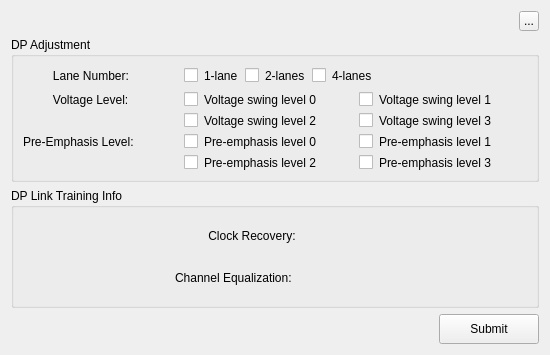
<?xml version="1.0" encoding="UTF-8"?>
<ui version="4.0">
 <class>DP_Adjustment</class>
 <widget class="QDialog" name="DP_Adjustment">
  <property name="geometry">
   <rect>
    <x>0</x>
    <y>0</y>
    <width>550</width>
    <height>355</height>
   </rect>
  </property>
  <property name="windowTitle">
   <string>Dialog</string>
  </property>
  <property name="styleSheet">
   <string notr="true">border-color: rgb(136, 138, 133);</string>
  </property>
  <layout class="QGridLayout" name="gridLayout_3">
   <item row="0" column="0">
    <layout class="QHBoxLayout" name="horizontalLayout_7">
     <item>
      <widget class="QLabel" name="Prompt_Label">
       <property name="minimumSize">
        <size>
         <width>300</width>
         <height>0</height>
        </size>
       </property>
       <property name="text">
        <string/>
       </property>
      </widget>
     </item>
     <item>
      <spacer name="horizontalSpacer">
       <property name="orientation">
        <enum>Qt::Horizontal</enum>
       </property>
       <property name="sizeHint" stdset="0">
        <size>
         <width>40</width>
         <height>20</height>
        </size>
       </property>
      </spacer>
     </item>
     <item>
      <widget class="QToolButton" name="toolButton">
       <property name="minimumSize">
        <size>
         <width>20</width>
         <height>20</height>
        </size>
       </property>
       <property name="maximumSize">
        <size>
         <width>20</width>
         <height>20</height>
        </size>
       </property>
       <property name="text">
        <string>...</string>
       </property>
      </widget>
     </item>
    </layout>
   </item>
   <item row="1" column="0">
    <widget class="QGroupBox" name="groupBox">
     <property name="title">
      <string>DP Adjustment</string>
     </property>
     <layout class="QGridLayout" name="gridLayout">
      <item row="0" column="0">
       <layout class="QHBoxLayout" name="horizontalLayout_6">
        <item>
         <widget class="QLabel" name="label_8">
          <property name="minimumSize">
           <size>
            <width>155</width>
            <height>0</height>
           </size>
          </property>
          <property name="maximumSize">
           <size>
            <width>155</width>
            <height>16777215</height>
           </size>
          </property>
          <property name="text">
           <string>         Lane Number:</string>
          </property>
         </widget>
        </item>
        <item>
         <widget class="QCheckBox" name="Lane1checkBox">
          <property name="text">
           <string>1-lane</string>
          </property>
         </widget>
        </item>
        <item>
         <widget class="QCheckBox" name="Lane2checkBox">
          <property name="text">
           <string>2-lanes</string>
          </property>
         </widget>
        </item>
        <item>
         <widget class="QCheckBox" name="Lane4checkBox">
          <property name="text">
           <string>4-lanes</string>
          </property>
         </widget>
        </item>
        <item>
         <spacer name="horizontalSpacer_4">
          <property name="orientation">
           <enum>Qt::Horizontal</enum>
          </property>
          <property name="sizeHint" stdset="0">
           <size>
            <width>40</width>
            <height>20</height>
           </size>
          </property>
         </spacer>
        </item>
       </layout>
      </item>
      <item row="1" column="0">
       <layout class="QVBoxLayout" name="verticalLayout_2">
        <item>
         <layout class="QHBoxLayout" name="horizontalLayout_2">
          <item>
           <widget class="QLabel" name="label_2">
            <property name="minimumSize">
             <size>
              <width>155</width>
              <height>0</height>
             </size>
            </property>
            <property name="maximumSize">
             <size>
              <width>155</width>
              <height>16777215</height>
             </size>
            </property>
            <property name="text">
             <string>         Voltage Level:</string>
            </property>
           </widget>
          </item>
          <item>
           <widget class="QCheckBox" name="Voltage_Level_checkBox">
            <property name="focusPolicy">
             <enum>Qt::NoFocus</enum>
            </property>
            <property name="text">
             <string>Voltage swing level 0</string>
            </property>
           </widget>
          </item>
          <item>
           <widget class="QCheckBox" name="Voltage_Level_checkBox_2">
            <property name="focusPolicy">
             <enum>Qt::NoFocus</enum>
            </property>
            <property name="text">
             <string>Voltage swing level 1</string>
            </property>
           </widget>
          </item>
         </layout>
        </item>
        <item>
         <layout class="QHBoxLayout" name="horizontalLayout_3">
          <item>
           <widget class="QLabel" name="label_6">
            <property name="minimumSize">
             <size>
              <width>155</width>
              <height>0</height>
             </size>
            </property>
            <property name="maximumSize">
             <size>
              <width>155</width>
              <height>16777215</height>
             </size>
            </property>
            <property name="text">
             <string/>
            </property>
           </widget>
          </item>
          <item>
           <widget class="QCheckBox" name="Voltage_Level_checkBox_3">
            <property name="focusPolicy">
             <enum>Qt::NoFocus</enum>
            </property>
            <property name="text">
             <string>Voltage swing level 2</string>
            </property>
           </widget>
          </item>
          <item>
           <widget class="QCheckBox" name="Voltage_Level_checkBox_4">
            <property name="focusPolicy">
             <enum>Qt::NoFocus</enum>
            </property>
            <property name="text">
             <string>Voltage swing level 3</string>
            </property>
           </widget>
          </item>
         </layout>
        </item>
       </layout>
      </item>
      <item row="2" column="0">
       <layout class="QVBoxLayout" name="verticalLayout">
        <item>
         <layout class="QHBoxLayout" name="horizontalLayout_4">
          <item>
           <widget class="QLabel" name="label_3">
            <property name="minimumSize">
             <size>
              <width>155</width>
              <height>0</height>
             </size>
            </property>
            <property name="maximumSize">
             <size>
              <width>155</width>
              <height>16777215</height>
             </size>
            </property>
            <property name="text">
             <string>Pre-Emphasis Level:</string>
            </property>
           </widget>
          </item>
          <item>
           <widget class="QCheckBox" name="Emphasis_Level_checkBox">
            <property name="focusPolicy">
             <enum>Qt::NoFocus</enum>
            </property>
            <property name="text">
             <string>Pre-emphasis level 0</string>
            </property>
           </widget>
          </item>
          <item>
           <widget class="QCheckBox" name="Emphasis_Level_checkBox_2">
            <property name="focusPolicy">
             <enum>Qt::NoFocus</enum>
            </property>
            <property name="text">
             <string>Pre-emphasis level 1</string>
            </property>
           </widget>
          </item>
         </layout>
        </item>
        <item>
         <layout class="QHBoxLayout" name="horizontalLayout_5">
          <item>
           <widget class="QLabel" name="label_7">
            <property name="minimumSize">
             <size>
              <width>155</width>
              <height>0</height>
             </size>
            </property>
            <property name="maximumSize">
             <size>
              <width>155</width>
              <height>16777215</height>
             </size>
            </property>
            <property name="text">
             <string/>
            </property>
           </widget>
          </item>
          <item>
           <widget class="QCheckBox" name="Emphasis_Level_checkBox_3">
            <property name="focusPolicy">
             <enum>Qt::NoFocus</enum>
            </property>
            <property name="text">
             <string>Pre-emphasis level 2</string>
            </property>
           </widget>
          </item>
          <item>
           <widget class="QCheckBox" name="Emphasis_Level_checkBox_4">
            <property name="focusPolicy">
             <enum>Qt::NoFocus</enum>
            </property>
            <property name="text">
             <string>Pre-emphasis level 3</string>
            </property>
           </widget>
          </item>
         </layout>
        </item>
       </layout>
      </item>
     </layout>
    </widget>
   </item>
   <item row="2" column="0">
    <widget class="QGroupBox" name="groupBox_2">
     <property name="title">
      <string>DP Link Training Info</string>
     </property>
     <layout class="QGridLayout" name="gridLayout_2">
      <item row="0" column="0">
       <spacer name="horizontalSpacer_2">
        <property name="orientation">
         <enum>Qt::Horizontal</enum>
        </property>
        <property name="sizeHint" stdset="0">
         <size>
          <width>144</width>
          <height>20</height>
         </size>
        </property>
       </spacer>
      </item>
      <item row="0" column="1">
       <layout class="QVBoxLayout" name="verticalLayout_4">
        <item>
         <widget class="QLabel" name="label_4">
          <property name="minimumSize">
           <size>
            <width>200</width>
            <height>0</height>
           </size>
          </property>
          <property name="text">
           <string>          Clock Recovery:</string>
          </property>
         </widget>
        </item>
        <item>
         <widget class="QLabel" name="label_5">
          <property name="minimumSize">
           <size>
            <width>200</width>
            <height>0</height>
           </size>
          </property>
          <property name="text">
           <string>Channel Equalization:</string>
          </property>
         </widget>
        </item>
       </layout>
      </item>
      <item row="0" column="2">
       <spacer name="horizontalSpacer_3">
        <property name="orientation">
         <enum>Qt::Horizontal</enum>
        </property>
        <property name="sizeHint" stdset="0">
         <size>
          <width>144</width>
          <height>20</height>
         </size>
        </property>
       </spacer>
      </item>
     </layout>
    </widget>
   </item>
   <item row="3" column="0">
    <layout class="QHBoxLayout" name="horizontalLayout">
     <item>
      <spacer name="horizontalSpacer_5">
       <property name="orientation">
        <enum>Qt::Horizontal</enum>
       </property>
       <property name="sizeHint" stdset="0">
        <size>
         <width>40</width>
         <height>20</height>
        </size>
       </property>
      </spacer>
     </item>
     <item>
      <widget class="QToolButton" name="Submit_toolButton">
       <property name="minimumSize">
        <size>
         <width>100</width>
         <height>30</height>
        </size>
       </property>
       <property name="text">
        <string>Submit</string>
       </property>
      </widget>
     </item>
    </layout>
   </item>
  </layout>
 </widget>
 <resources/>
 <connections/>
</ui>
